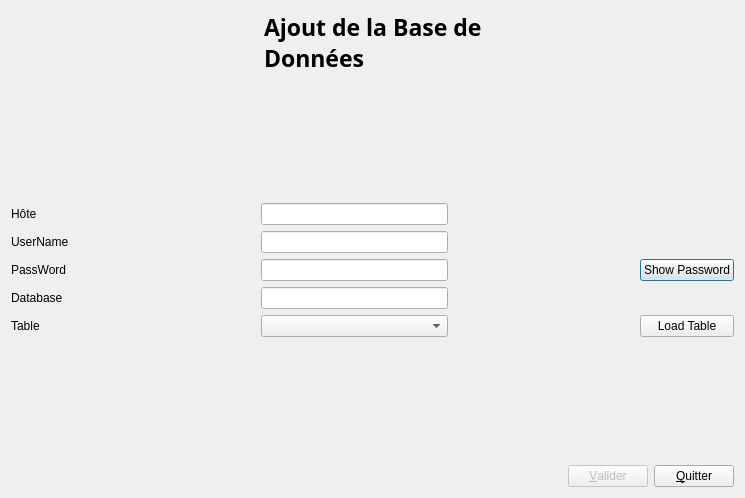
<?xml version="1.0" encoding="UTF-8"?>
<ui version="4.0">
 <class>ajoutBDD</class>
 <widget class="QDialog" name="ajoutBDD">
  <property name="geometry">
   <rect>
    <x>0</x>
    <y>0</y>
    <width>745</width>
    <height>498</height>
   </rect>
  </property>
  <property name="windowTitle">
   <string>Dialog</string>
  </property>
  <layout class="QVBoxLayout" name="verticalLayout">
   <item>
    <layout class="QHBoxLayout" name="horizontalLayout_2">
     <item>
      <spacer name="horizontalSpacer">
       <property name="orientation">
        <enum>Qt::Horizontal</enum>
       </property>
       <property name="sizeHint" stdset="0">
        <size>
         <width>40</width>
         <height>20</height>
        </size>
       </property>
      </spacer>
     </item>
     <item>
      <widget class="QLabel" name="label">
       <property name="font">
        <font>
         <family>ClearlyU PUA</family>
         <pointsize>17</pointsize>
         <weight>75</weight>
         <bold>true</bold>
        </font>
       </property>
       <property name="text">
        <string>Ajout de la Base de Données</string>
       </property>
       <property name="wordWrap">
        <bool>true</bool>
       </property>
      </widget>
     </item>
     <item>
      <spacer name="horizontalSpacer_2">
       <property name="orientation">
        <enum>Qt::Horizontal</enum>
       </property>
       <property name="sizeHint" stdset="0">
        <size>
         <width>40</width>
         <height>20</height>
        </size>
       </property>
      </spacer>
     </item>
    </layout>
   </item>
   <item>
    <spacer name="verticalSpacer">
     <property name="orientation">
      <enum>Qt::Vertical</enum>
     </property>
     <property name="sizeHint" stdset="0">
      <size>
       <width>20</width>
       <height>93</height>
      </size>
     </property>
    </spacer>
   </item>
   <item>
    <layout class="QGridLayout" name="gridLayout">
     <item row="0" column="0">
      <widget class="QLabel" name="label_2">
       <property name="text">
        <string>Hôte</string>
       </property>
      </widget>
     </item>
     <item row="0" column="1">
      <spacer name="horizontalSpacer_9">
       <property name="orientation">
        <enum>Qt::Horizontal</enum>
       </property>
       <property name="sizeHint" stdset="0">
        <size>
         <width>40</width>
         <height>20</height>
        </size>
       </property>
      </spacer>
     </item>
     <item row="0" column="2">
      <widget class="QLineEdit" name="lineEditHoteAjout"/>
     </item>
     <item row="0" column="3">
      <spacer name="horizontalSpacer_10">
       <property name="orientation">
        <enum>Qt::Horizontal</enum>
       </property>
       <property name="sizeHint" stdset="0">
        <size>
         <width>40</width>
         <height>17</height>
        </size>
       </property>
      </spacer>
     </item>
     <item row="1" column="0">
      <widget class="QLabel" name="label_3">
       <property name="text">
        <string>UserName</string>
       </property>
      </widget>
     </item>
     <item row="1" column="1">
      <spacer name="horizontalSpacer_7">
       <property name="orientation">
        <enum>Qt::Horizontal</enum>
       </property>
       <property name="sizeHint" stdset="0">
        <size>
         <width>40</width>
         <height>20</height>
        </size>
       </property>
      </spacer>
     </item>
     <item row="1" column="2">
      <widget class="QLineEdit" name="lineEditUsernameAjout"/>
     </item>
     <item row="1" column="3">
      <spacer name="horizontalSpacer_8">
       <property name="orientation">
        <enum>Qt::Horizontal</enum>
       </property>
       <property name="sizeHint" stdset="0">
        <size>
         <width>40</width>
         <height>20</height>
        </size>
       </property>
      </spacer>
     </item>
     <item row="2" column="0">
      <widget class="QLabel" name="label_4">
       <property name="text">
        <string>PassWord</string>
       </property>
      </widget>
     </item>
     <item row="2" column="1">
      <spacer name="horizontalSpacer_5">
       <property name="orientation">
        <enum>Qt::Horizontal</enum>
       </property>
       <property name="sizeHint" stdset="0">
        <size>
         <width>40</width>
         <height>20</height>
        </size>
       </property>
      </spacer>
     </item>
     <item row="2" column="2">
      <widget class="QLineEdit" name="lineEditPasswordAjout">
       <property name="focusPolicy">
        <enum>Qt::WheelFocus</enum>
       </property>
       <property name="echoMode">
        <enum>QLineEdit::Password</enum>
       </property>
      </widget>
     </item>
     <item row="2" column="3">
      <spacer name="horizontalSpacer_6">
       <property name="orientation">
        <enum>Qt::Horizontal</enum>
       </property>
       <property name="sizeHint" stdset="0">
        <size>
         <width>40</width>
         <height>20</height>
        </size>
       </property>
      </spacer>
     </item>
     <item row="2" column="4">
      <widget class="QPushButton" name="pushButtonShowPasswdAjout">
       <property name="text">
        <string>Show Password</string>
       </property>
      </widget>
     </item>
     <item row="3" column="0">
      <widget class="QLabel" name="label_5">
       <property name="text">
        <string>Database</string>
       </property>
      </widget>
     </item>
     <item row="3" column="1">
      <spacer name="horizontalSpacer_4">
       <property name="orientation">
        <enum>Qt::Horizontal</enum>
       </property>
       <property name="sizeHint" stdset="0">
        <size>
         <width>40</width>
         <height>20</height>
        </size>
       </property>
      </spacer>
     </item>
     <item row="3" column="2">
      <widget class="QLineEdit" name="lineEditDatabaseAjout"/>
     </item>
     <item row="3" column="3">
      <spacer name="horizontalSpacer_13">
       <property name="orientation">
        <enum>Qt::Horizontal</enum>
       </property>
       <property name="sizeHint" stdset="0">
        <size>
         <width>40</width>
         <height>20</height>
        </size>
       </property>
      </spacer>
     </item>
     <item row="4" column="0">
      <widget class="QLabel" name="label_6">
       <property name="text">
        <string>Table</string>
       </property>
      </widget>
     </item>
     <item row="4" column="1">
      <spacer name="horizontalSpacer_3">
       <property name="orientation">
        <enum>Qt::Horizontal</enum>
       </property>
       <property name="sizeHint" stdset="0">
        <size>
         <width>40</width>
         <height>20</height>
        </size>
       </property>
      </spacer>
     </item>
     <item row="4" column="3">
      <spacer name="horizontalSpacer_14">
       <property name="orientation">
        <enum>Qt::Horizontal</enum>
       </property>
       <property name="sizeHint" stdset="0">
        <size>
         <width>40</width>
         <height>20</height>
        </size>
       </property>
      </spacer>
     </item>
     <item row="4" column="2">
      <widget class="QComboBox" name="comboBoxTableAjout"/>
     </item>
     <item row="4" column="4">
      <widget class="QPushButton" name="pushButtonChargeTableAjout">
       <property name="text">
        <string>Load Table</string>
       </property>
      </widget>
     </item>
    </layout>
   </item>
   <item>
    <spacer name="verticalSpacer_2">
     <property name="orientation">
      <enum>Qt::Vertical</enum>
     </property>
     <property name="sizeHint" stdset="0">
      <size>
       <width>20</width>
       <height>93</height>
      </size>
     </property>
    </spacer>
   </item>
   <item>
    <layout class="QHBoxLayout" name="horizontalLayout">
     <item>
      <spacer name="horizontalSpacer_11">
       <property name="orientation">
        <enum>Qt::Horizontal</enum>
       </property>
       <property name="sizeHint" stdset="0">
        <size>
         <width>40</width>
         <height>20</height>
        </size>
       </property>
      </spacer>
     </item>
     <item>
      <widget class="QPushButton" name="pushButtonValiderAjout">
       <property name="enabled">
        <bool>false</bool>
       </property>
       <property name="text">
        <string>&amp;Valider</string>
       </property>
      </widget>
     </item>
     <item>
      <widget class="QPushButton" name="pushButtonQuitter">
       <property name="text">
        <string>&amp;Quitter</string>
       </property>
      </widget>
     </item>
    </layout>
   </item>
  </layout>
 </widget>
 <resources/>
 <connections/>
</ui>
